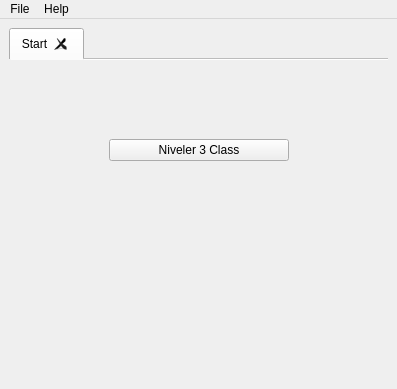
<?xml version="1.0" encoding="UTF-8"?>
<ui version="4.0">
 <class>MainWindow</class>
 <widget class="QMainWindow" name="MainWindow">
  <property name="geometry">
   <rect>
    <x>0</x>
    <y>0</y>
    <width>397</width>
    <height>389</height>
   </rect>
  </property>
  <property name="windowTitle">
   <string>MainWindow</string>
  </property>
  <widget class="QWidget" name="centralwidget">
   <layout class="QGridLayout" name="gridLayout">
    <item row="0" column="0">
     <widget class="QTabWidget" name="tabWidget">
      <property name="currentIndex">
       <number>0</number>
      </property>
      <property name="documentMode">
       <bool>true</bool>
      </property>
      <property name="tabsClosable">
       <bool>true</bool>
      </property>
      <property name="movable">
       <bool>false</bool>
      </property>
      <widget class="QWidget" name="startTab">
       <attribute name="title">
        <string>Start</string>
       </attribute>
       <layout class="QGridLayout" name="gridLayout_2" rowstretch="1,0,3" columnstretch="2,1,2">
        <item row="2" column="1">
         <spacer name="verticalSpacer">
          <property name="orientation">
           <enum>Qt::Vertical</enum>
          </property>
          <property name="sizeHint" stdset="0">
           <size>
            <width>180</width>
            <height>211</height>
           </size>
          </property>
         </spacer>
        </item>
        <item row="1" column="2">
         <spacer name="horizontalSpacer">
          <property name="orientation">
           <enum>Qt::Horizontal</enum>
          </property>
          <property name="sizeHint" stdset="0">
           <size>
            <width>40</width>
            <height>20</height>
           </size>
          </property>
         </spacer>
        </item>
        <item row="1" column="0">
         <spacer name="horizontalSpacer_2">
          <property name="orientation">
           <enum>Qt::Horizontal</enum>
          </property>
          <property name="sizeHint" stdset="0">
           <size>
            <width>40</width>
            <height>20</height>
           </size>
          </property>
         </spacer>
        </item>
        <item row="1" column="1">
         <layout class="QVBoxLayout" name="layoutNewCalculation">
          <item>
           <widget class="QPushButton" name="niveler3Class">
            <property name="text">
             <string>Niveler 3 Class</string>
            </property>
           </widget>
          </item>
         </layout>
        </item>
        <item row="0" column="1">
         <spacer name="verticalSpacer_2">
          <property name="orientation">
           <enum>Qt::Vertical</enum>
          </property>
          <property name="sizeHint" stdset="0">
           <size>
            <width>20</width>
            <height>40</height>
           </size>
          </property>
         </spacer>
        </item>
       </layout>
      </widget>
     </widget>
    </item>
   </layout>
  </widget>
  <widget class="QMenuBar" name="menubar">
   <property name="geometry">
    <rect>
     <x>0</x>
     <y>0</y>
     <width>397</width>
     <height>21</height>
    </rect>
   </property>
   <widget class="QMenu" name="menuFile">
    <property name="title">
     <string>File</string>
    </property>
    <widget class="QMenu" name="menuNew_calculation">
     <property name="title">
      <string>New calculation</string>
     </property>
     <addaction name="actionNiveler3Class"/>
    </widget>
    <addaction name="menuNew_calculation"/>
    <addaction name="separator"/>
    <addaction name="actionOpen_file"/>
    <addaction name="actionSave_file"/>
    <addaction name="actionSave_as"/>
    <addaction name="actionSave_all"/>
    <addaction name="actionClose_active_file"/>
    <addaction name="separator"/>
    <addaction name="actionExit"/>
   </widget>
   <widget class="QMenu" name="menuHelp">
    <property name="title">
     <string>Help</string>
    </property>
    <addaction name="actionAbout"/>
    <addaction name="actionAbout_Qt"/>
   </widget>
   <addaction name="menuFile"/>
   <addaction name="menuHelp"/>
  </widget>
  <action name="actionExit">
   <property name="text">
    <string>Exit</string>
   </property>
   <property name="shortcut">
    <string>Ctrl+Q</string>
   </property>
   <property name="softKeyRole">
    <enum>QAction::NoSoftKey</enum>
   </property>
  </action>
  <action name="actionOpen_file">
   <property name="text">
    <string>Open file</string>
   </property>
   <property name="shortcut">
    <string>Ctrl+O</string>
   </property>
  </action>
  <action name="actionSave_file">
   <property name="text">
    <string>Save file</string>
   </property>
   <property name="shortcut">
    <string>Ctrl+S</string>
   </property>
  </action>
  <action name="actionSave_as">
   <property name="text">
    <string>Save as...</string>
   </property>
  </action>
  <action name="actionClose_active_file">
   <property name="text">
    <string>Close active file</string>
   </property>
  </action>
  <action name="actionSave_all">
   <property name="text">
    <string>Save all</string>
   </property>
   <property name="shortcut">
    <string>Ctrl+Shift+S</string>
   </property>
  </action>
  <action name="actionAbout">
   <property name="text">
    <string>About...</string>
   </property>
  </action>
  <action name="actionAbout_Qt">
   <property name="text">
    <string>About Qt...</string>
   </property>
  </action>
  <action name="actionNiveler3Class">
   <property name="text">
    <string>Nivelir 3 Class</string>
   </property>
  </action>
 </widget>
 <resources/>
 <connections>
  <connection>
   <sender>actionExit</sender>
   <signal>triggered()</signal>
   <receiver>MainWindow</receiver>
   <slot>close()</slot>
   <hints>
    <hint type="sourcelabel">
     <x>-1</x>
     <y>-1</y>
    </hint>
    <hint type="destinationlabel">
     <x>198</x>
     <y>194</y>
    </hint>
   </hints>
  </connection>
 </connections>
</ui>
